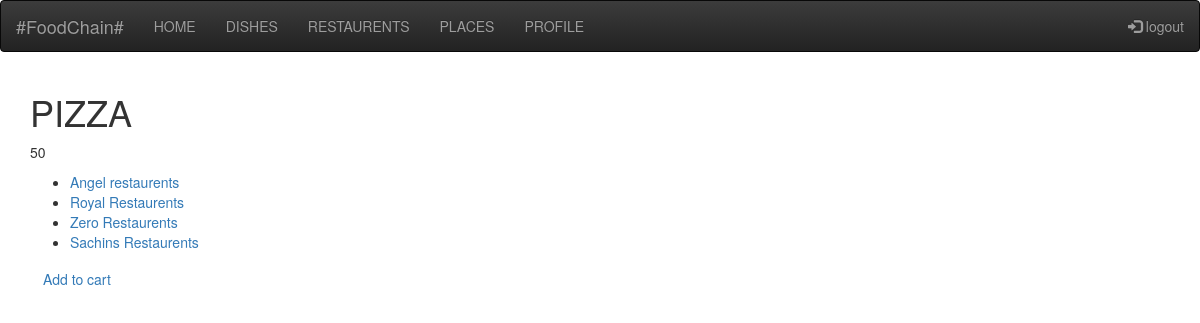
/dishes/1/ (signed in), run on the app's committed database.
### FoodChain/models.py (models this page shows, shortened)
class Dishes(models.Model):
    d_id = models.IntegerField("Dish ID", primary_key=True)
    d_name = models.CharField("Dishes name", max_length=20)
    price = models.IntegerField("Prices")
    status = models.BooleanField()
    image = models.ImageField(null=True, upload_to="media/dish_pic/")

class Restorent(models.Model):
    r_id = models.IntegerField("Restorent ID", primary_key=True)
    r_name = models.CharField("Restorent name", max_length=20)
    r_place = models.ForeignKey(Place, on_delete=models.CASCADE)
    dishes = models.ManyToManyField(Dishes)
    address = models.OneToOneField(Address, on_delete=models.CASCADE, verbose_name='Address', null=True)
    image_resr = models.ImageField(null=True,default='media/pro_pic/Non_pic/download.jpj/',upload_to="media/rest_pic/")

### FoodChain/views.py (the view)
# urls.py: path('dishes/<int:pk>/', DishDetailedView.as_view(),name='dishdetails'),
class DishDetailedView(LoginRequiredMixin, DetailView):
    model = Dishes
    template_name = 'FoodChain/dish_details.html'
    context_object_name = 'dishd'

### templates/FoodChain/dish_details.html
<!DOCTYPE html>
{% extends "base_generic.html" %}
{% block content %}
<h1>{{ dishd.d_name }}</h1>
<p>{{ dishd.price }}</p>
<ul>
 {% for restaurent in dishd.restorent_set.all %}
<li>
    <a href="{% url 'foodchain:restaurentDetails' pk=restaurent.pk %}">{{ restaurent.r_name}}</a>
        </li>
{% endfor %}
</ul>
<a class="btn" href="{% url 'foodchain:dishcreate' pk=dishd.pk %}">Add to cart</a>
{% endblock %}

### data on the page
Dishes: d_name "PIZZA", price "50"
Restorent: r_name "Angel restaurents"
Restorent: r_name "Royal Restaurents"
Restorent: r_name "Zero Restaurents"
Restorent: r_name "Sachins Restaurents"
